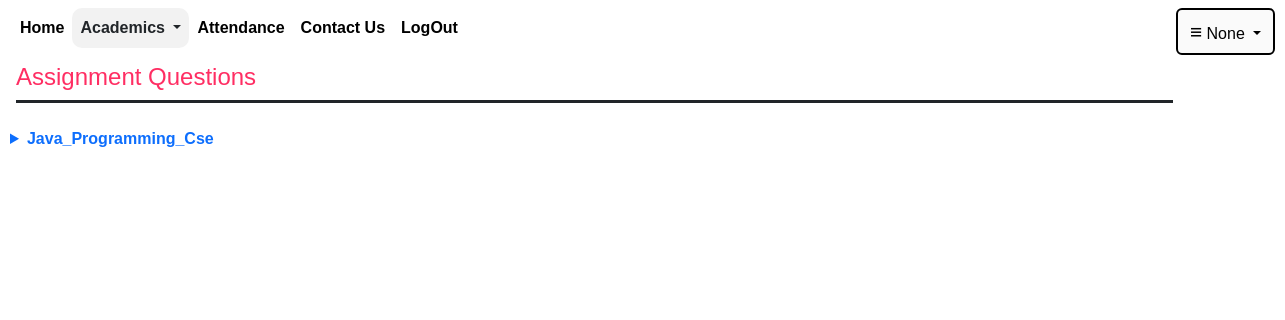
The page /assignmentquestions on the database as committed earlier.
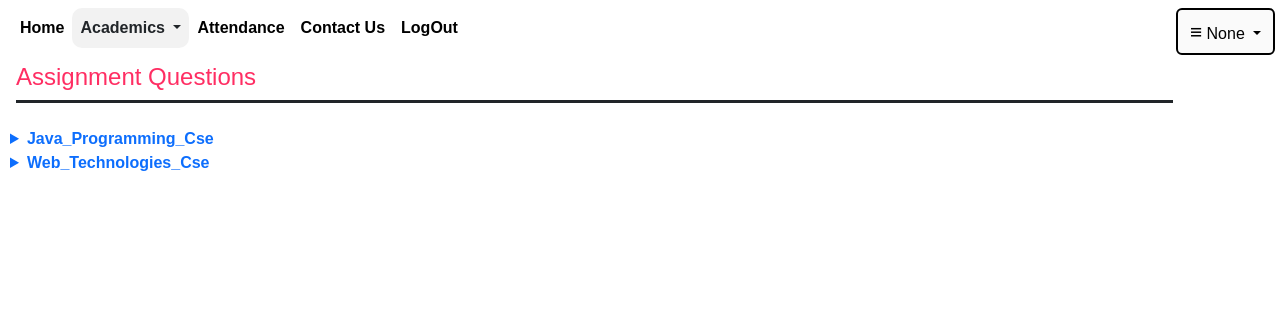
The same page on the database as committed later.
### user/models.py (models this page shows, shortened)
class Assignments(models.Model):
    sub=models.CharField(max_length=30,default="",primary_key=True)
    mid=models.CharField(max_length=200,default="mid")
    q1=models.CharField(max_length=200,default="",blank=True)
    q2=models.CharField(max_length=200,default="",blank=True)
    q3=models.CharField(max_length=200,default="",blank=True)
    q4=models.CharField(max_length=200,default="",blank=True)
    q5=models.CharField(max_length=200,default="",blank=True)
    q6=models.CharField(max_length=200,default="",blank=True)
    q7=models.CharField(max_length=200,default="",blank=True)
    q8=models.CharField(max_length=200,default="",blank=True)
    q9=models.CharField(max_length=200,default="",blank=True)
    q10=models.CharField(max_length=200,default="",blank=True)

### user/views.py (the view)
# urls.py: path('assignmentquestions',views.assign),
def assign(request):
    uname=request.session.get('uname')
    name=request.session.get('name')
    assignments=Assignments.objects.all()
    return render(request,'assignmentquestions.html',{'assignments':assignments,'uname':uname,'name':name})

### user/templates/assignmentquestions.html (shortened to what this page needs)
{% extends 'base.html'%}
{% block content%}
<div class="h4 pb-2 mb-4 border-bottom border-3 mx-3 border-dark underline" style="color:#FF2E63;width:90vw;">
    Assignment Questions
  </div>
    {% for assign in assignments %}
    {% if assign.sub != ""%}
    <details style="padding-left:10px;">
      <summary class="text-primary"><strong>{{assign.sub}}</strong></summary>
      <br>
        </details>
        {% endif %}
{% endfor %}
  {% endblock%}

Rows that differ between the two databases and show on the page:
added Assignments: sub "Web_Technologies_Cse"
